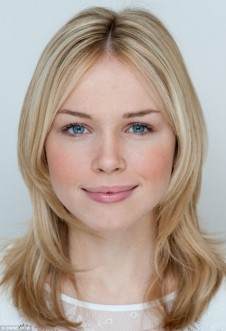
#> input picture image2.jpg, 226 x 331 px
$ python Cartoonification.py
#> lines starting #> are read from the running program, lines starting #| are printed output that depends on the picture; after the words box and inside, x2 and y2 are one past the last pixel; in counts of white or black regions, pixels touching at a corner belong together
#> further down, image is the input picture: shape (331, 226, 3); mean B, G, R 147.8, 160.2, 177.5
import cv2 as cv
import numpy as np

showSteps = True

def display_image(image):
    """
    Displys an image and waits for a key press from the user.
    :param image:
        The image to display as a numpy array.
    :return:
        Nothing.
    """

    cv.imshow(cv.namedWindow("image", cv.WINDOW_AUTOSIZE), image)
    cv.waitKey(0)
    return

def RGB_to_greyscale(image):
    """
    Converts an RGB image to grayscale.
    :param image:
        The image to convert as a numpy array.
    :return:
        The grayscale image.
    """

    greyImage = cv.cvtColor(image, cv.COLOR_RGB2GRAY)
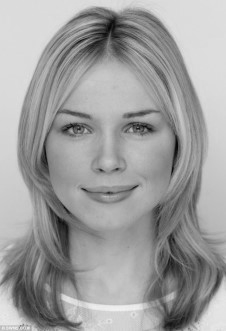
#> greyImage: shape (331, 226); min 5, max 242, mean 158.4
    if showSteps == True:
        display_image(greyImage)
    return greyImage

def blur_image(image, ksize = 7):
    """
    Blurs an image using a median filter.
    :param image:
        The image to Blur as a numpy array.
    :param ksize:
        The size of the mask, default is 7.
    :return:
        The blurred image.
    """
#> called with ksize = 7

    blurredImage = cv.medianBlur(image, ksize)
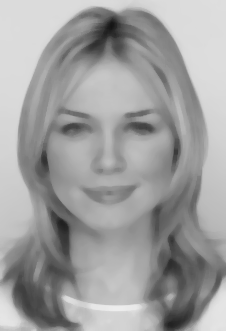
#> blurredImage: shape (331, 226); min 20, max 237, mean 159.1
    if showSteps == True:
        display_image(blurredImage)
    return blurredImage

def laplace_filter(image):
    """
    Applies a laplace filter.
    :param image:
        The image as a numpy array.
    :return:
        The image after applying the filter.
    """

    laplaceImage = cv.Laplacian(image,-1, ksize=5)
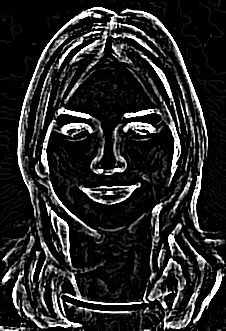
#> laplaceImage: shape (331, 226); min 0, max 255, mean 39.8
    if showSteps == True:
        display_image(laplaceImage)
    return laplaceImage

def threshold_image(image):
    """
    Applies thresholding to the input image.
    :param image:
        The image to threshold as a numpy array.
    :return:
        The image after thresholding.
    """

    ret, thresholdImage = cv.threshold(image, 125, 255, cv.THRESH_BINARY_INV)
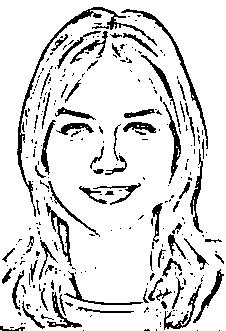
#> thresholdImage: shape (331, 226); 86.7% white; 298 black regions (222 under 20 px), largest, box (x1, y1, x2, y2) and area: (17, 7, 157, 217) 1066, (121, 9, 208, 149) 575, (46, 203, 72, 266) 342
    if showSteps == True:
        display_image(thresholdImage)
    return thresholdImage

def bilateral_filter(image, repetitionCount):
    """
    Applies bilateral filter to the input image.
    :param image:
        The image to threshold as a numpy array.
    :param repetitionCount:
        The number of times to apply the filter.
    :return:
        The image after applying the bilateral filter.
    """
#> called with repetitionCount = 7

    bilateralImage = image
    for i in range(repetitionCount):
        bilateralImage = cv.bilateralFilter(bilateralImage, 9, 9, 7)
    if showSteps == True:
        display_image(bilateralImage)
    return bilateralImage

def add_images(image, mask):
    """
    Add a mask to an image.
    :param image:
        The input image.
    :param mask:
        the mask to add to the imge.
    :return:
        The image after adding the input image and the mask.
    """

    row, columns, channels = image.shape
#> row = 331; columns = 226; channels = 3
    darkImage = np.zeros([row, columns, channels], dtype=np.uint8)
    finalImage = cv.add(image, darkImage, mask=mask)
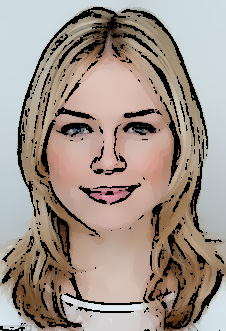
#> finalImage: shape (331, 226, 3); mean B, G, R 135.7, 145.5, 159.2
    return finalImage

# read the image.
image = cv.imread("image2.jpg", 1)
display_image(image)

# apply the cartoon effect.
grayImage = RGB_to_greyscale(image)
blurredImage = blur_image(grayImage)
laplaceImage = laplace_filter(blurredImage)
thresholdImage = threshold_image(laplaceImage)
bilateralImage = bilateral_filter(image, 7)

# display the final image.
finalImage = add_images(bilateralImage, thresholdImage)
display_image(finalImage)

$ run again, with image3.jpg copied over image2.jpg
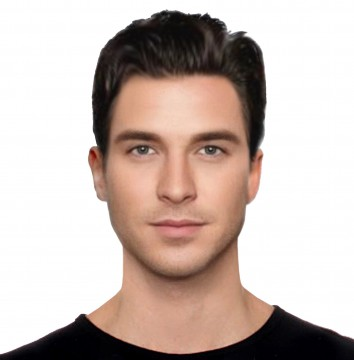
#> input picture image3.jpg, 354 x 360 px
#> image is the input picture: shape (360, 354, 3); mean B, G, R 178.8, 185.3, 200.4
#> in threshold_image, `ret, thresholdImage = cv.threshold(image, 125, 255, cv.THRESH_BINARY_I..`:
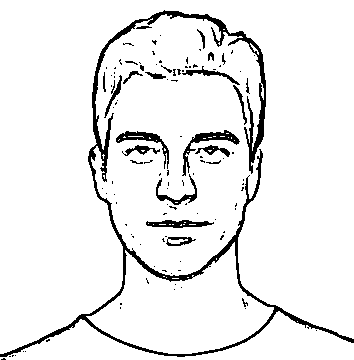
#> thresholdImage: shape (360, 354); 93% white; 113 black regions (89 under 20 px), largest, box (x1, y1, x2, y2) and area: (0, 10, 354, 357) 5612, (182, 130, 240, 176) 498, (116, 131, 169, 169) 416
#> in add_images, `finalImage = cv.add(image, darkImage, mask=mask)`:
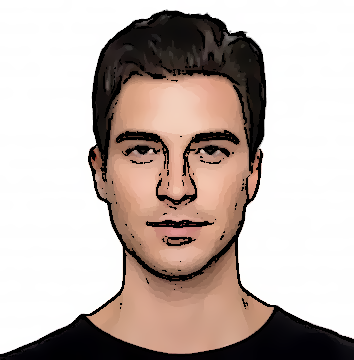
#> finalImage: shape (360, 354, 3); mean B, G, R 174.6, 180.5, 193.9

$ run again, with image4.jpg copied over image2.jpg
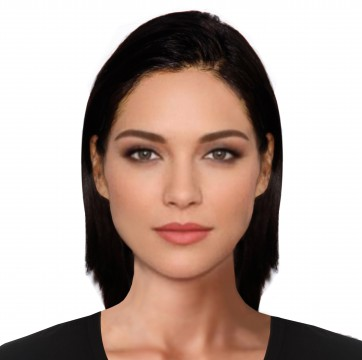
#> input picture image4.jpg, 362 x 360 px
#> image is the input picture: shape (360, 362, 3); mean B, G, R 160.2, 168.2, 186.6
#> in threshold_image, `ret, thresholdImage = cv.threshold(image, 125, 255, cv.THRESH_BINARY_I..`:
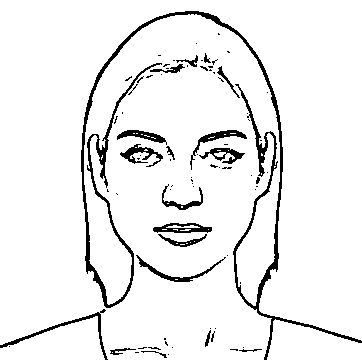
#> thresholdImage: shape (360, 362); 93.4% white; 81 black regions (61 under 20 px), largest, box (x1, y1, x2, y2) and area: (81, 11, 362, 360) 4918, (0, 309, 108, 360) 458, (136, 255, 226, 282) 353
#> in add_images, `finalImage = cv.add(image, darkImage, mask=mask)`:
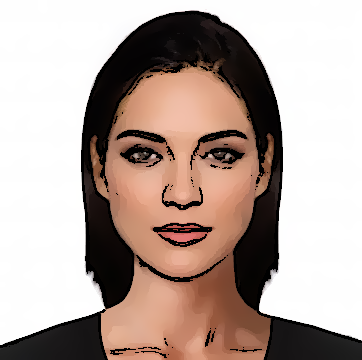
#> finalImage: shape (360, 362, 3); mean B, G, R 157.6, 165, 181.7
